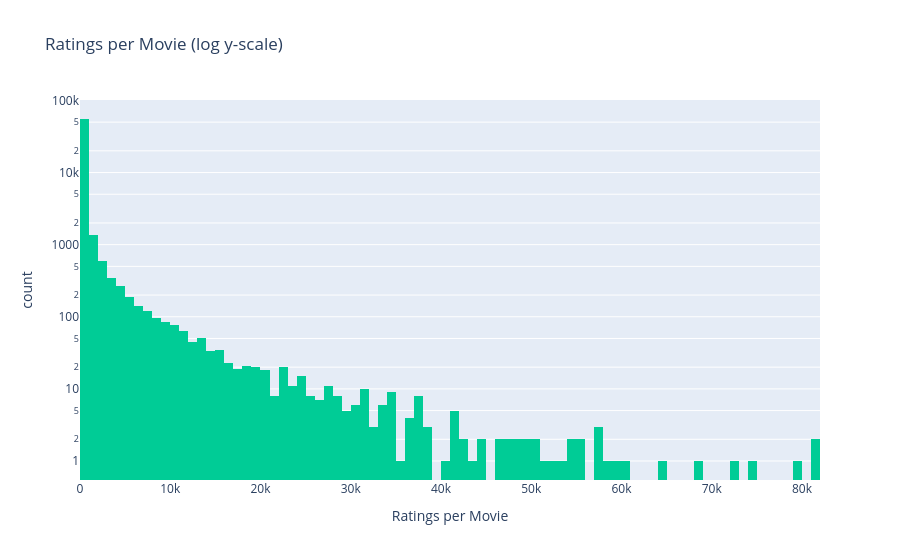

Notebook code for this chart:
### Markdown cell above
## 5. Item Popularity & Matrix Sparsity

Ratings per movie also follow a power-law distribution. We additionally compute
the **interaction matrix sparsity**, which quantifies what fraction of (user, item)
pairs have no observed rating and motivates both content-based and hybrid approaches.

### Code cell
item_counts = ratings.groupby("movieId").size().reset_index(name="n_ratings")

fig = px.histogram(
    item_counts, x="n_ratings", nbins=100,
    title="Ratings per Movie (log y-scale)",
    labels={"n_ratings": "Ratings per Movie", "count": "Number of Movies"},
    color_discrete_sequence=["#00CC96"],
    log_y=True,
)
save_fig(fig, "03_item_popularity")

n_users  = ratings["userId"].nunique()
n_items  = ratings["movieId"].nunique()
sparsity = 1 - len(ratings) / (n_users * n_items)

print(f"Interaction matrix: {n_users:,} users × {n_items:,} items")
print(f"Sparsity:           {sparsity:.4%}")
print(f"Density:            {1 - sparsity:.4%}")
print()
print("Ratings per movie — summary statistics:")
print(item_counts["n_ratings"].describe().round(1).to_string())

### Figure 1 — Plotly figure (JSON) as saved in the notebook; plotly's stock layout.template omitted (floating-point values rounded to 4 significant figures; data arrays with more than 128 entries replaced by an {"elided": "..."} marker saying what was removed)
{"data": [{"bingroup": "x", "hovertemplate": "Ratings per Movie=%{x}<br>count=%{y}<extra></extra>", "legendgroup": "", "marker": {"color": "#00CC96", "pattern": {"shape": ""}}, "name": "", "nbinsx": 100, "orientation": "v", "showlegend": false, "type": "histogram", "x": {"elided": "59047 int values"}, "xaxis": "x", "yaxis": "y"}], "layout": {"barmode": "relative", "legend": {"tracegroupgap": 0}, "title": {"text": "Ratings per Movie (log y-scale)"}, "xaxis": {"anchor": "y", "domain": [0, 1], "title": {"text": "Ratings per Movie"}}, "yaxis": {"anchor": "x", "domain": [0, 1], "title": {"text": "count"}, "type": "log"}}}
